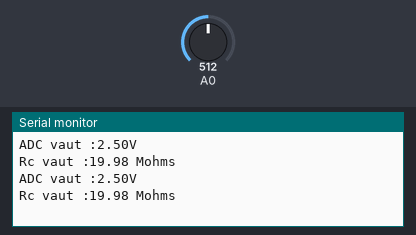
The sketch below on a simulated Arduino Uno, built with avr-gcc and run on an emulated ATmega328P. Shown: the last lines printed to the serial monitor. The inputs (shaded band) are chosen by the test bench; at power-on: A0 = 512.

Above: at 1.8 s.
1.9 s: A0 set to 0
At 2.4 s:
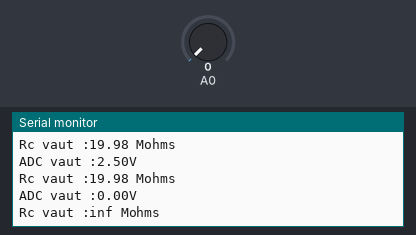
4.5 s: A0 set to 122
At 5.8 s:
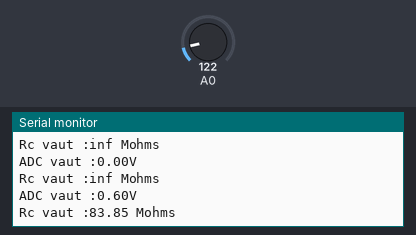
Timing chart, 0 to 7.5 s (numbered marks = the images above; inputs shaded):
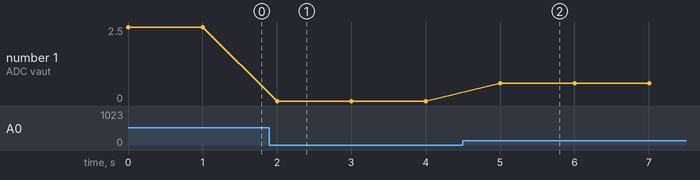

The sketch:

capteur_graphite.ino
```cpp
float voltage_output;
float Rc;
void setup() {
  // put your setup code here, to run once:
Serial.begin(9600);

}

void loop() {
  // put your main code here, to run repeatedly:
voltage_output = analogRead(A0);
voltage_output = 5*voltage_output/1023;
Rc = 50/voltage_output;
Serial.print("ADC vaut :");
Serial.print(voltage_output);
Serial.println("V");
Serial.print("Rc vaut :");
Serial.print(Rc);
Serial.println(" Mohms");
delay(1000);
}
```

Measured:
- after the input at 1.9 s, the serial monitor: prints a new line after 0.10 s (image 1)
- after the input at 4.5 s, the serial monitor: prints a new line after 0.51 s (image 2)
- plotted number 1: 2.5 → 0 after the input at 1.9 s, 0 → 0.6 after the input at 4.5 s
